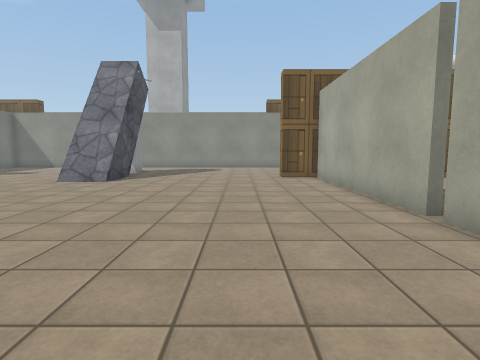
view 1 (above)

17 first-person views from a walk through a 3-D level made in the Unity game engine. The camera is 1.3 m above the floor, tilts 6° down and sees 80° across. The floor is counted in squares, 1 m on a side. Each view is taken from the middle of a square. On the plan, view 1 faces up. The plan holds only what a view shows up to about 13 squares ahead; the rest is blank. The place goes on beyond the plan. Surface patterns are stand-ins for the level's own textures.

view 2
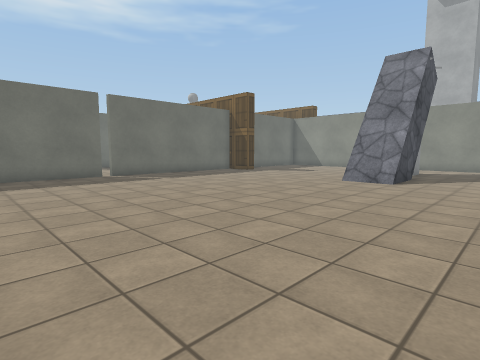

view 3
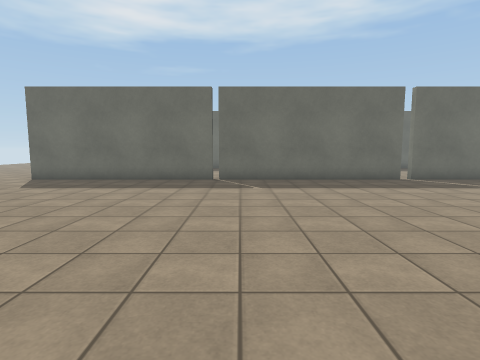

view 4
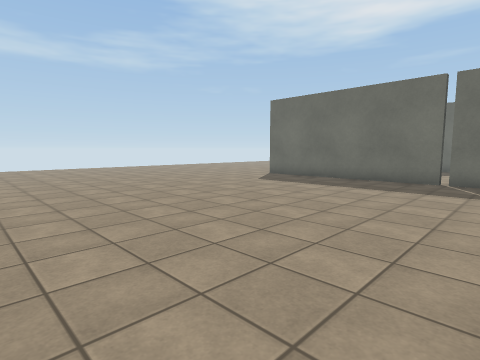

view 5
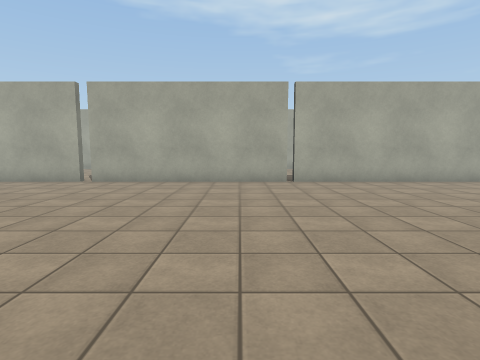

view 6
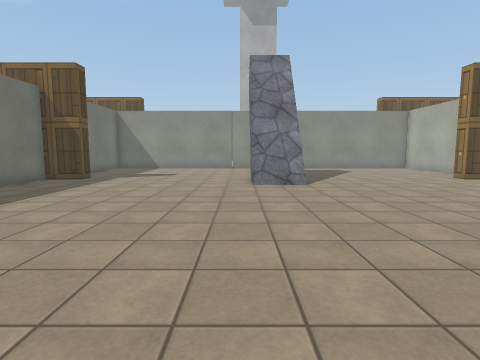

view 7
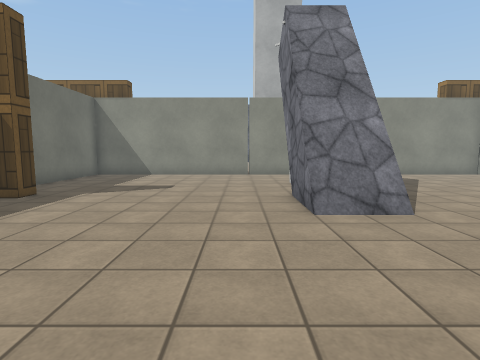

view 8
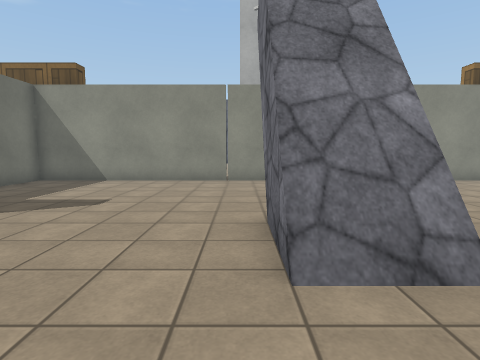

view 9
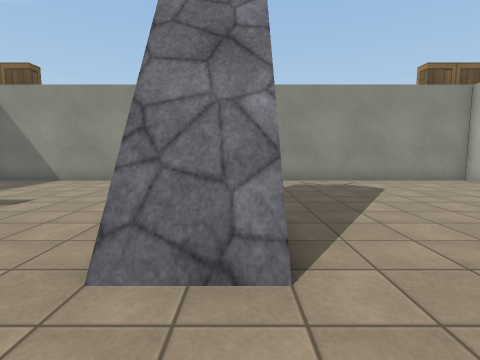

view 10
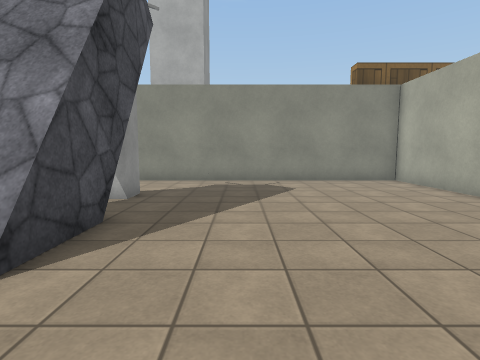

view 11
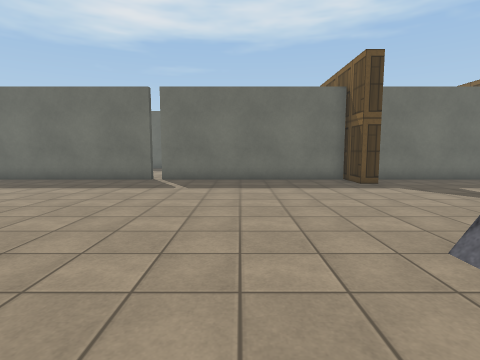

view 12
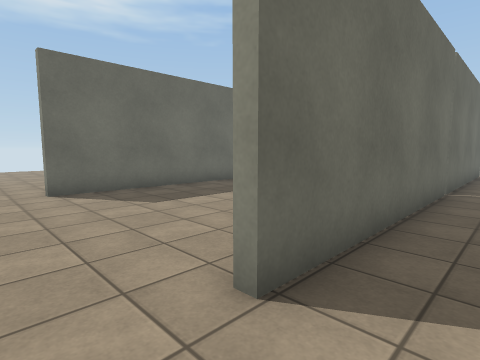

view 13
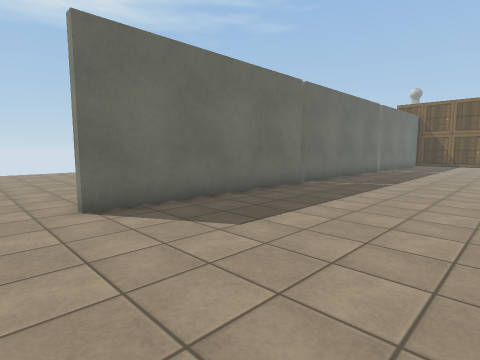

view 14
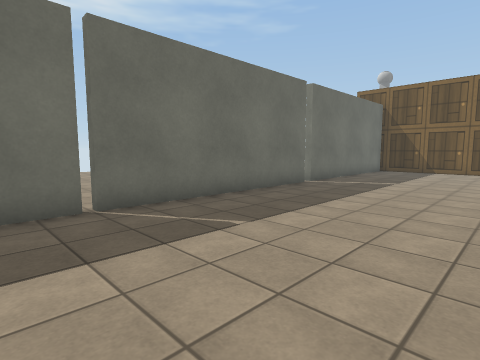

view 15
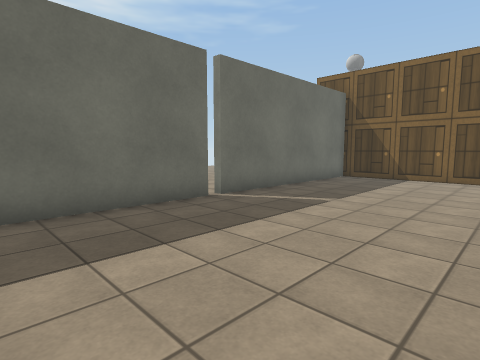

view 16
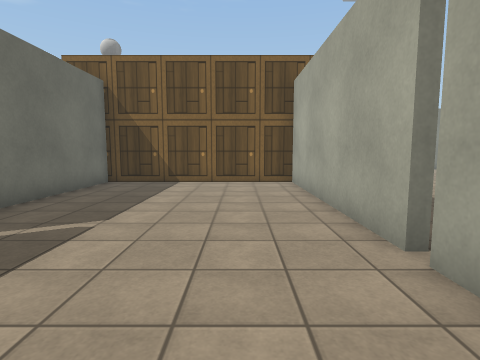

view 17
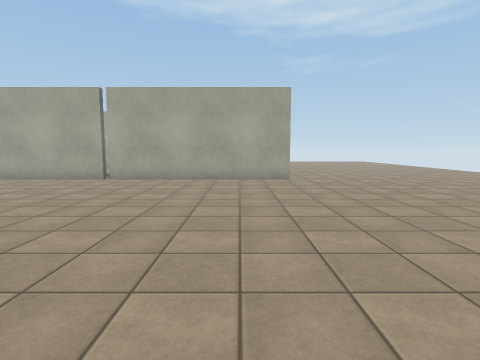

### Floor plan
Points are (right, up) in squares from view 1. A wall is a line through its corners. A room is listed if a view was taken in it or the views show most of it. See-through windows are left out.
Room 1 (views 1, 2, 3, 4, 5, 6, 7, 8, 9, 10, 11, 12, 17)
walls: (-7.5, 11.8) (-7.5, 15.2); (-5.4, 12.4) (-7.5, 12.4); (-5.4, 12.5) (-7.5, 12.5); (-16.6, 5.1) (-16.6, -3); (-5.4, 12.8) (-7.5, 12.8); (3.7, 5.5) (3.7, 13.1); (-16.6, -3.2) (-16.6, -11.2) (-17, -11.2); (3.7, -3) (3.7, 5.1); (-5.5, 15.4) (-5.5, 11.8); (-15, 14.4) (-15, 13.7) (-17, 13.7); (-16.6, 13.6) (-16.6, 5.6); (2.6, 13.7) (2, 13.7) (2, 14.1); (3.7, 16.9) (3.7, 21.2) (-16.6, 21.2) (-16.6, 15.1); (3.7, -11.2) (3.7, -3.1)
low walls: (-5.5, 11.8) (-7.5, 11.8); (-5.4, 12.1) (-7.5, 12.1)
ways out: opening at (-17, -12.5) to room 2; gap at (-17, -3) to room 2; gap at (-17, 5) to room 2; opening at (4, -12.5); gap at (4, -3); gap at (4, 5)
Room 2 (views 13, 14, 15, 16)
walls: (-24.4, -3.1) (-24.4, -11.2) (-24.8, -11.2); (-16.9, 4.4) (-16.9, 5.1); (-24.4, 5.1) (-24.4, -2.9); (-16.9, 5.6) (-16.9, 13.5); (-17, 13.7) (-24.4, 13.7) (-24.4, 5.6)
ways out: opening at (-17, -12.5) to room 1; gap at (-17, -3) to room 1; gap at (-17, 5) to room 1

Positions as (right, up) in squares from view 1, and headings:
1: (0, 0), facing up
2: (-2, 0), facing up-left
3: (-4, -2), facing left
4: (-4, -1), facing down-left
5: (-8, -1), facing right
6: (-8, 1), facing up
7: (-9, 6), facing up
8: (-8, 9), facing up
9: (-6, 9), facing up
10: (-3, 9), facing up
11: (-4, 9), facing left
12: (-15, -13), facing up-left
13: (-18, -13), facing up-left
14: (-18, -5), facing up-left
15: (-18, 0), facing up-left
16: (-19, 2), facing up
17: (-9, -9), facing right
